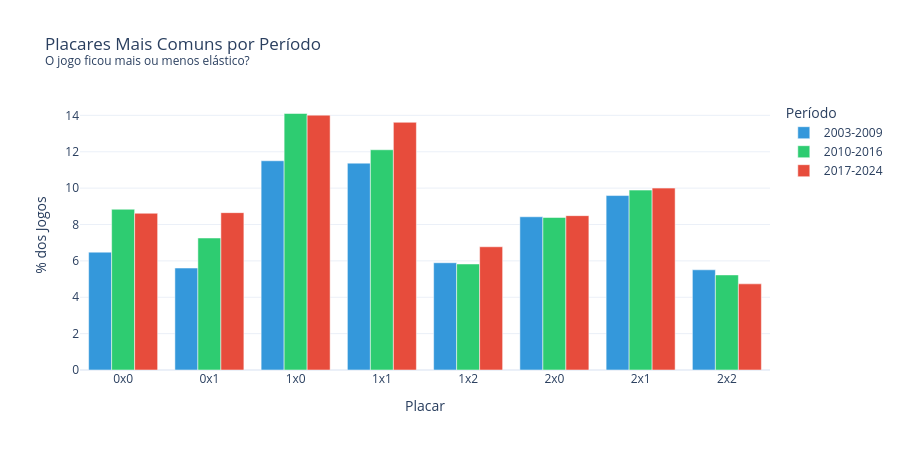

The code cell stored with this chart in its notebook:
### Code cell
# PLACARES MAIS COMUNS: mudan\u00e7a ao longo das d\u00e9cadas?
df['placar'] = df['mandante_Placar'].astype(int).astype(str) + 'x' + df['visitante_Placar'].astype(int).astype(str)
df['periodo'] = df['ano'].apply(lambda a: '2003-2009' if a <= 2009 else ('2010-2016' if a <= 2016 else '2017-2024'))

top_placares = df['placar'].value_counts().head(8).index.tolist()

placar_periodo = df[df['placar'].isin(top_placares)].groupby(['periodo', 'placar']).size().reset_index(name='jogos')
# Normalizar por total de jogos do per\u00edodo
total_periodo = df.groupby('periodo').size().reset_index(name='total')
placar_periodo = placar_periodo.merge(total_periodo, on='periodo')
placar_periodo['pct'] = placar_periodo['jogos'] / placar_periodo['total'] * 100

fig3 = px.bar(placar_periodo, x='placar', y='pct', color='periodo',
              barmode='group',
              title='Placares Mais Comuns por Per\u00edodo<br><sup>O jogo ficou mais ou menos el\u00e1stico?</sup>',
              labels={'placar': 'Placar', 'pct': '% dos Jogos', 'periodo': 'Per\u00edodo'},
              color_discrete_sequence=['#3498db', '#2ecc71', '#e74c3c'])
fig3.update_layout(template='plotly_white', width=900, height=450)

fig3.show()
fig3.write_html('../charts/placares_decadas.html', include_plotlyjs='cdn')
print('Gr\u00e1fico exportado: charts/placares_decadas.html')

### Figure 1 — Plotly figure (JSON) as saved in the notebook; plotly's stock layout.template omitted (floating-point values rounded to 4 significant figures)
{"data": [{"alignmentgroup": "True", "hovertemplate": "Período=2003-2009<br>Placar=%{x}<br>% dos Jogos=%{y}<extra></extra>", "legendgroup": "2003-2009", "marker": {"color": "#3498db", "pattern": {"shape": ""}}, "name": "2003-2009", "offsetgroup": "2003-2009", "orientation": "v", "showlegend": true, "textposition": "auto", "type": "bar", "x": ["0x0", "0x1", "1x0", "1x1", "1x2", "2x0", "2x1", "2x2"], "xaxis": "x", "y": [6.481, 5.606, 11.5, 11.37, 5.898, 8.425, 9.592, 5.509], "yaxis": "y"}, {"alignmentgroup": "True", "hovertemplate": "Período=2010-2016<br>Placar=%{x}<br>% dos Jogos=%{y}<extra></extra>", "legendgroup": "2010-2016", "marker": {"color": "#2ecc71", "pattern": {"shape": ""}}, "name": "2010-2016", "offsetgroup": "2010-2016", "orientation": "v", "showlegend": true, "textposition": "auto", "type": "bar", "x": ["0x0", "0x1", "1x0", "1x1", "1x2", "2x0", "2x1", "2x2"], "xaxis": "x", "y": [8.838, 7.258, 14.1, 12.11, 5.829, 8.387, 9.891, 5.228], "yaxis": "y"}, {"alignmentgroup": "True", "hovertemplate": "Período=2017-2024<br>Placar=%{x}<br>% dos Jogos=%{y}<extra></extra>", "legendgroup": "2017-2024", "marker": {"color": "#e74c3c", "pattern": {"shape": ""}}, "name": "2017-2024", "offsetgroup": "2017-2024", "orientation": "v", "showlegend": true, "textposition": "auto", "type": "bar", "x": ["0x0", "0x1", "1x0", "1x1", "1x2", "2x0", "2x1", "2x2"], "xaxis": "x", "y": [8.618, 8.651, 14.01, 13.62, 6.776, 8.487, 10.0, 4.737], "yaxis": "y"}], "layout": {"barmode": "group", "height": 450, "legend": {"title": {"text": "Período"}, "tracegroupgap": 0}, "title": {"text": "Placares Mais Comuns por Período<br><sup>O jogo ficou mais ou menos elástico?</sup>"}, "width": 900, "xaxis": {"anchor": "y", "domain": [0.0, 1.0], "title": {"text": "Placar"}}, "yaxis": {"anchor": "x", "domain": [0.0, 1.0], "title": {"text": "% dos Jogos"}}}}
